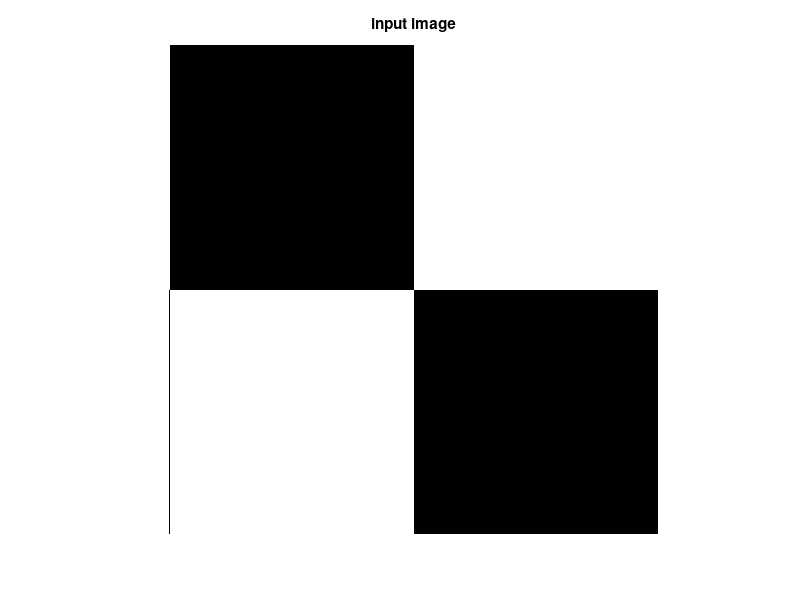
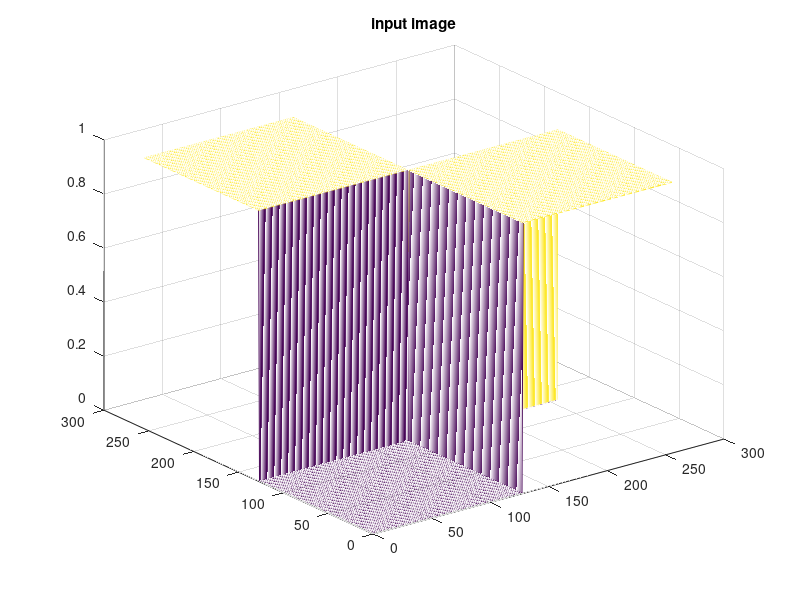
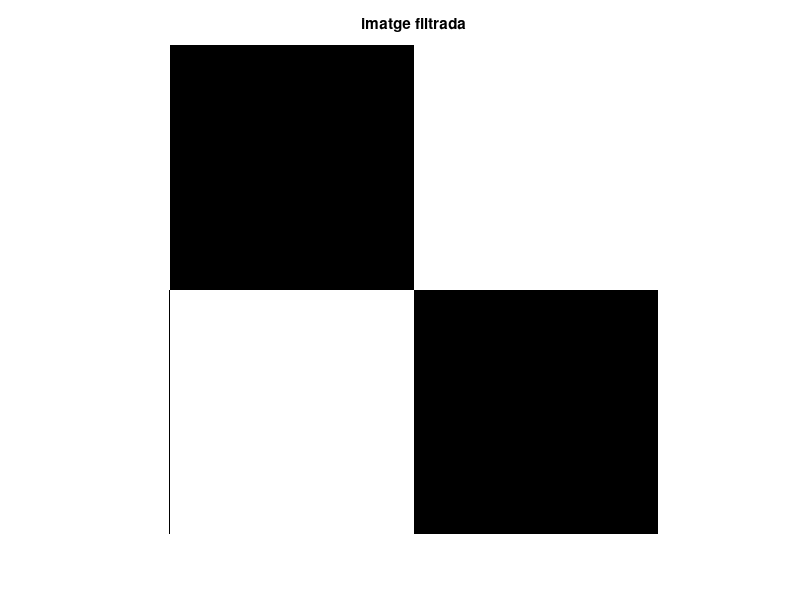
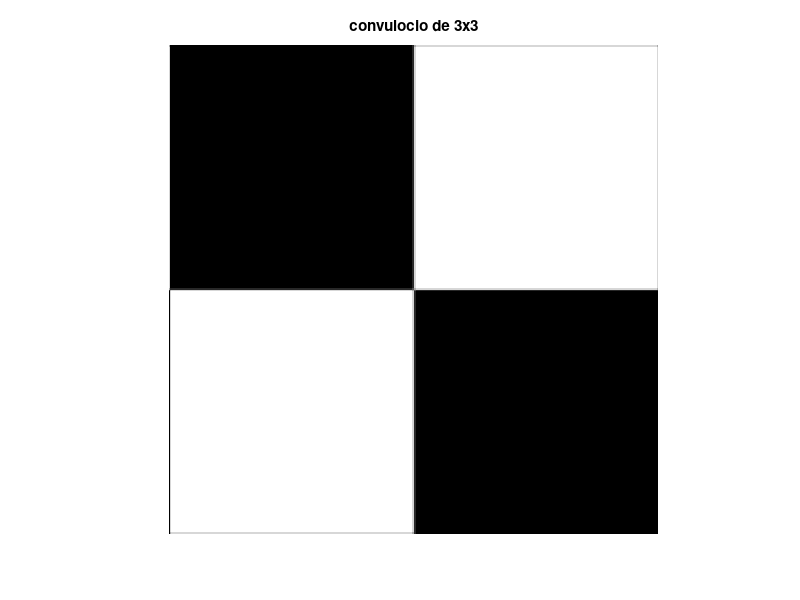

Write the MATLAB code that produced these figures, in order. (Note: this script raises an error after producing the figures.)

kernel=[0,1,0;1,2,1;0,1,0]/6;

im=ones(256);
im(1:128,1:128)=0;
im(129:end,129:end)=0;
figure,imshow(im),title('input image')
figure,mesh(im),title('input image')

im2 = im;
moves = {{-1,-1},{-1,0},{0,-1},{-1,1},{1,-1},{1,0},{0,1},{1,1}};
for i = 1:256
    for j = 1:256
    sum = 0; 
        for k = 1:8
            
        end
    
    im2(i);
    end
end
figure, imshow(im2), title('imatge filtrada')

res=imfilter(im,kernel,'conv');
figure,imshow(res),title('convulocio de 3x3')
kernel2=ones(31)/31/31;
res2=imfilter(im,kernel2,'conv');
figure,imshow(res2),title('convulocio de 31x31')

res3=imfilter(im,kernel2,'conv','replicate');
figure,imshow(res3),title('convolucio 31x31 replicat')

kernel=fspecial("gaussian",7,2);
im=imread('gull.tif');
figure,imshow(im),title('gavina')
soroll=rand(size(im)); 
imgauss=imnoise(im,"gaussian");
figure,imshow(imgauss),title('soroll gaussia')

res=imfilter(imgauss,kernel,'conv');
figure,imshow(res),title('filtratge gaussia')

imsp=imnoise(im,"salt & pepper");
figure,imshow(imsp),title('soroll salt&pepper')
res2=imfilter(imsp,kernel,'conv');
figure,imshow(res2),title('filtratge gaussia amb soroll salt&pepper')

res3=medfilt2(imsp,[5,5]);
figure,imshow(res3),title('filtratge mediana. soroll salt&pepper')
